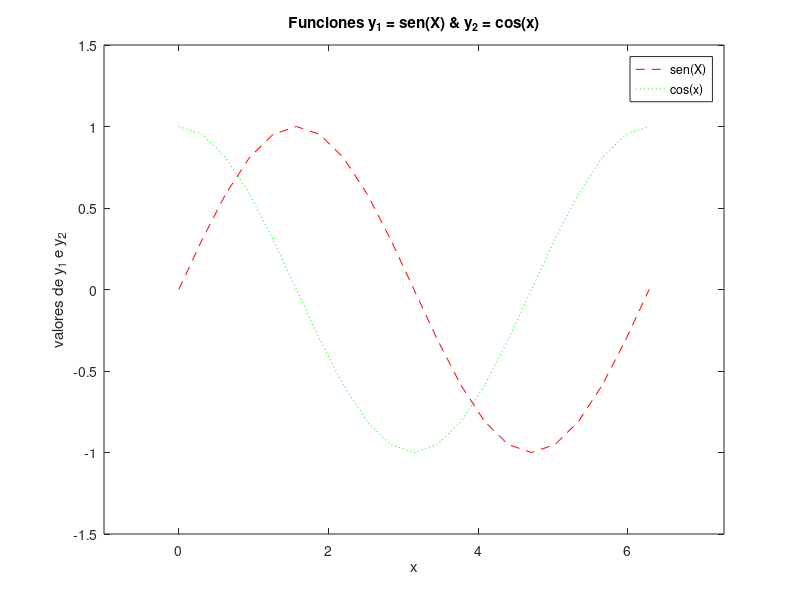

The MATLAB script that drew this image:
%%%%%%%%%%%%%%%%%%%%%%%%%%%%%%%%%%%%%%%%%%%%%%%%%%%%%%%%%%%%%%%%%%%%%%%%%%%
%                                                                         %
% Unidad 5. Introduccion a la programacion con MatLAB                     %
%                                                                         %
% Ejercicio#6                                                             %
%                                                                         %
% IEEE Seccion Argentina - Rama Estudiantil UTN.BA                        %
% Realizada en 2018                                                       %
%                                                                         %
%%%%%%%%%%%%%%%%%%%%%%%%%%%%%%%%%%%%%%%%%%%%%%%%%%%%%%%%%%%%%%%%%%%%%%%%%%%

clear
clc

%% Item 1 - Grafico y = sen(X)

x = 0:0.1*pi:2*pi;
y = sin(x);
plot(x,y);

%% Item 2 - Titulo y etiqueta

title('Funci�n y = sen(x)');
xlabel('x');
ylabel('sen(x)');

%% Item 3 - Grafico y_1 = sen(X) ; y_2 = cos(x)

x = 0:0.1*pi:2*pi;
y_1 = sin(x);
y_2 = cos(x);
plot(x,y_1,x,y_2);
title('Funciones y_1 = sen(X) & y_2 = cos(x)');
xlabel('x');
ylabel('valores de y_1 e y_2');

%% Item 4 - Idem 3 con propiedades

x = 0:0.1*pi:2*pi;
y_1 = sin(x);
y_2 = cos(x);
plot(x,y_1,'-- r',x,y_2,': g');
title('Funciones y_1 = sen(X) & y_2 = cos(x)');
xlabel('x');
ylabel('valores de y_1 e y_2');

%% Item 5 - Utilizacion de leyendas

legend('sen(X)','cos(x)');

%% Item 6 - Ajuste de ejes

axis([-1,2*pi+1,-1.5,1.5]);
